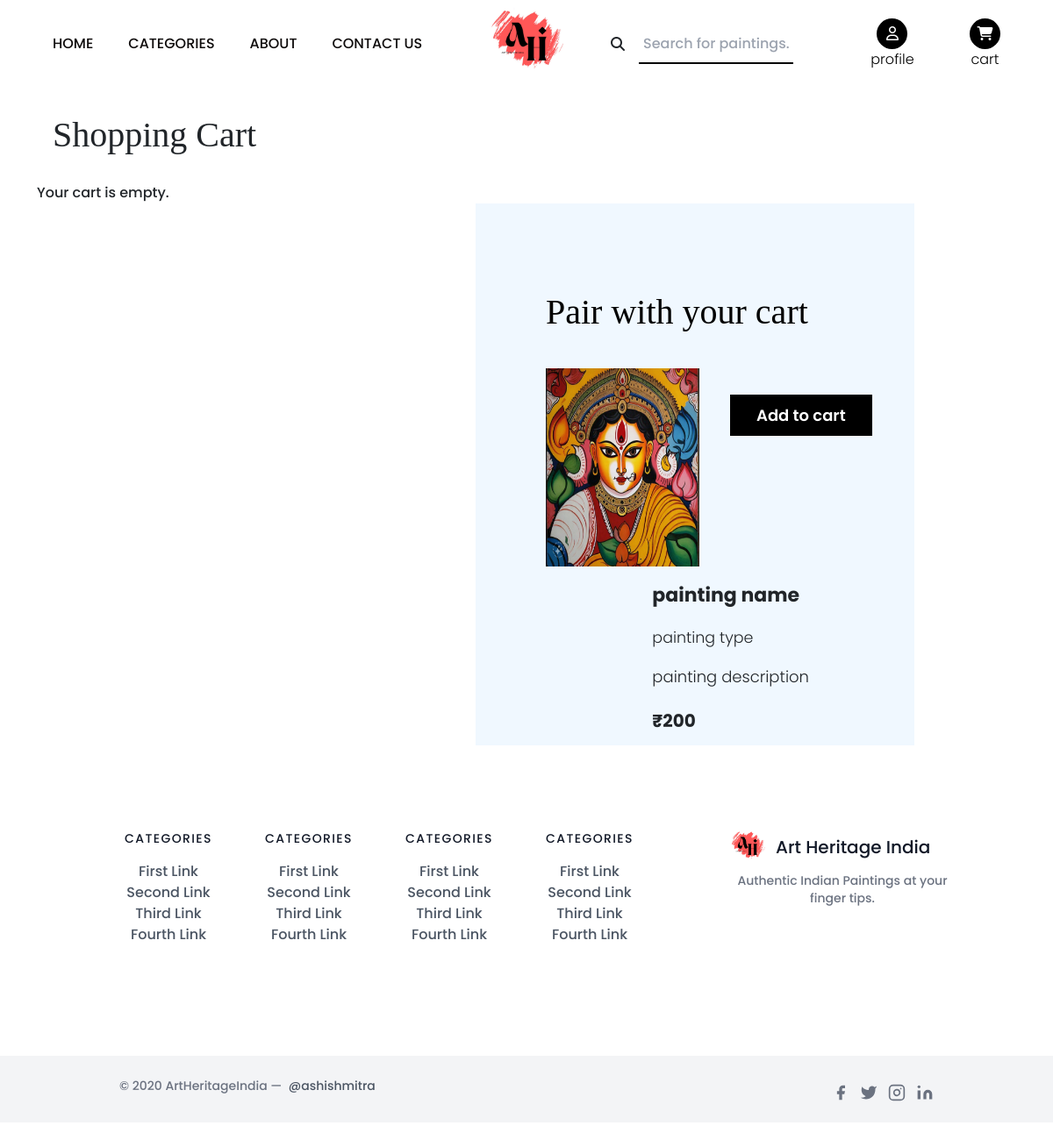
The app's page /cart/ (signed in), older data.
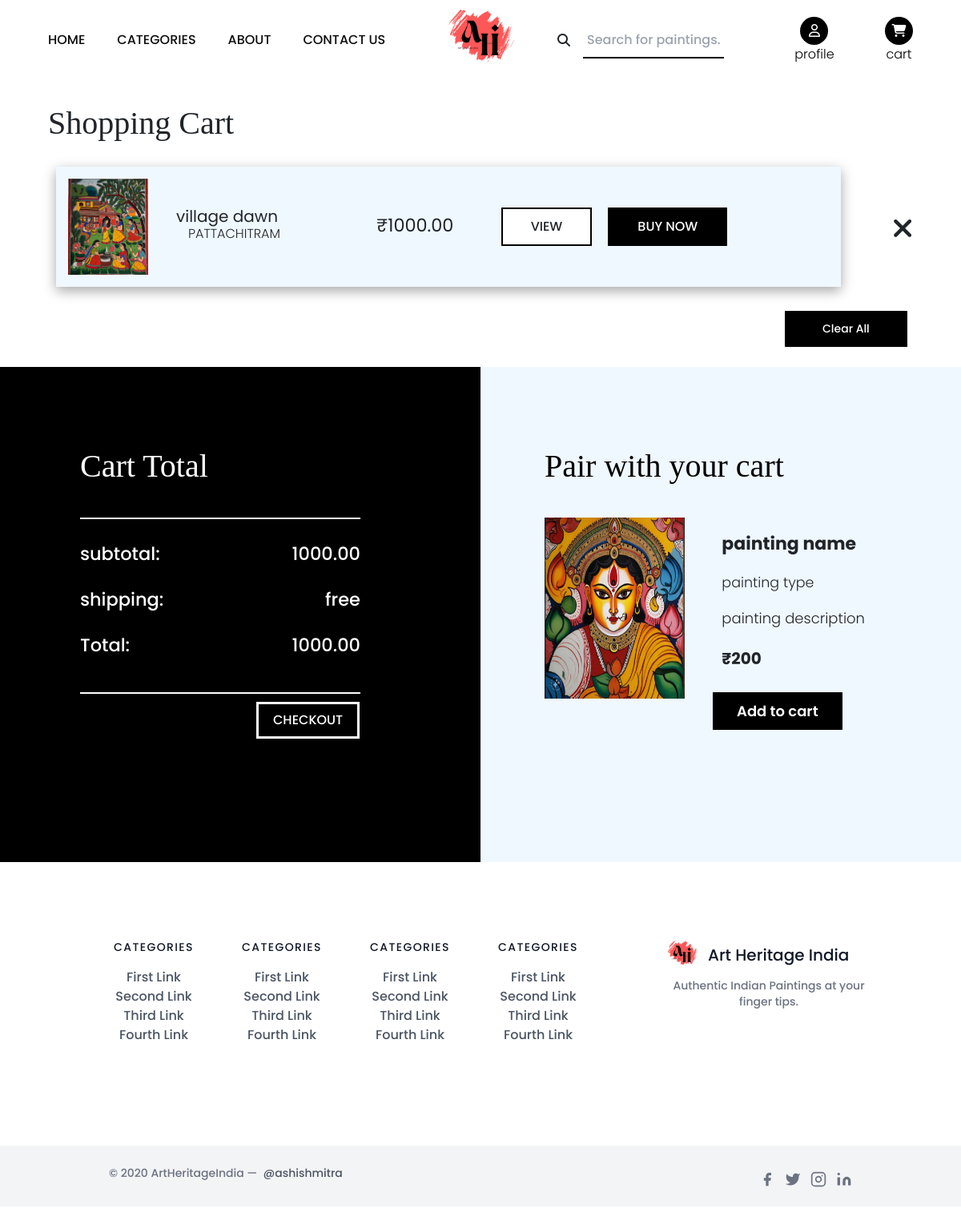
The same page, newer data.
### core/models.py (models this page shows, shortened)
class CartItem(models.Model):
    cart = models.ForeignKey(Cart, on_delete=models.CASCADE)
    painting = models.ForeignKey(Painting, on_delete=models.CASCADE)
    quantity = models.PositiveIntegerField(default=1)

class Painting(models.Model):
    title = models.CharField(max_length=100)
    description = models.TextField()
    category = models.ForeignKey(Category, on_delete=models.CASCADE, related_name='paintings', default=None)
    image = models.ImageField(upload_to="products_images/", default=None, null=True )
    rating = models.DecimalField(decimal_places=1, max_digits=3, default=0.0, null=True)
    price = models.DecimalField(decimal_places=2, max_digits=10, default=1000.00, null=True)
    is_new = models.BooleanField(default=False)
    is_selling = models.BooleanField(default=False)

### core/views.py (the view)
# urls.py: path('cart/', views.view_cart, name='view_cart'),
@login_required
def view_cart(request):
    cart, created = Cart.objects.get_or_create( user=request.user)
    cart_items = cart.cartitem_set.all()
    total_price = sum(item.painting.price * item.quantity for item in cart_items)
    return render(request, 'cart.html', {
        'cart': cart,
        'cart_items': cart_items,
        'total_price': total_price
    })

### templates/cart.html
{% extends "base.html" %}
{% block page_css %}
<link rel="stylesheet" href="/static/css/cart.css">
{% endblock %}
{% block content %}
<div class="cart-text">
  <h2>Shopping Cart</h2>
</div>
<div class="container">
  {% if cart_items %}
    {% for item in cart_items %}
  <div class="item-box1">
    <div class="img1"><img src="/media/{{item.painting.image}}" alt="" srcset=""></div>
    <div class="text">
        <div class="item-name">
            <h6>{{ item.painting.title }}</h6>
        </div>
        <div class="item-type">
            <h6>PATTACHITRAM</h6>
        </div>
    </div>
    <div class="price">
        <h6>₹{{ item.painting.price }}</h6>
    </div>
    <div class="item-btns">
        <button class="available">
          <a href="{% url 'product' pk=item.painting.id %}">VIEW</a>
        </button>
        <a style="color: white;" href="{% url 'direct_buy' item.painting.id %}">
          <button class="buy-now">BUY NOW</button>
        </a>
    </div>
    <a href="{% url 'remove_from_cart' item.id %}">
      <i class="fa-solid fa-xmark" id="cross"></i>
    </a>
</div>
    {% endfor %}
</div>
<a href="{% url 'clearall' %}">
  <button class="clear-all">Clear All</button></i>
</a>
  <div class="container2">
    <div class="checkout">
        <h2>Cart Total</h2>
        <div class="checkout-container">
            <div class="name">
                <h5>subtotal:</h5>
                <h5>shipping:</h5>
                <h5>Total:</h5>
            </div>
            <div class="cost">
                <h5>{{ total_price }}</h5>
                <h5>free</h5>
                <h5>{{ total_price }}</h5>
            </div>
        </div>
        <button class="checkout-button"><a href="{% url 'checkout' %}" style="color: white;">CHECKOUT</a></button>
    </div>
    {% else %}
     <p>Your cart is empty.</p>
    {% endif %}
    <div class="recommended">
      <h2>Pair with your cart</h2>
      <div class="img"><img src="/static/images/painting1.jpg" alt="" srcset=""></div>
      <div class="details">
        <h5>painting name</h5>
        <h6>painting type</h6>
        <p>painting description</p>
        <h4>₹200</h4>
      </div>
      <button class="add-to-cart">Add to cart</button>
    </div>
</div>
{% endblock %}

### templates/base.html (shortened to what this page needs)
<!DOCTYPE html>
<html lang="en">
<head>
    <link rel="stylesheet" href="/static/css/base.css">
    <link href='https://unpkg.com/boxicons@2.1.4/css/boxicons.min.css' rel='stylesheet'>
    <link rel="stylesheet" href="https://cdnjs.cloudflare.com/ajax/libs/font-awesome/6.6.0/css/all.min.css">
    <link href="https://cdn.jsdelivr.net/npm/bootstrap@5.0.2/dist/css/bootstrap.min.css" rel="stylesheet"
>
    <script src="https://cdn.tailwindcss.com"></script>
    <link rel="stylesheet" href="/static/css/base.css">
    {% block page_css %}{% endblock %}
</head>
<body>
    <header>
        <center>
            <div class="navbar">
                <div class="menu-list">
                    <a href="{% url 'home' %}">HOME</a>
                    <a href="#">CATEGORIES</a>
                    <a href="{% url 'about' %}">ABOUT</a>
                    <a href="#">CONTACT US</a>
                </div>
                <div class="icon">
                    <img src="/static/images/art logo.jpg" alt="logo">
                </div>
                <div class="right">
                    <div class="search">
                        <form method="GET" action="{% url 'search_paintings' %}">
                            <button type="submit"><i class="fa-solid fa-magnifying-glass"></i></button>
                            <input type="text" name="q" placeholder="Search for paintings...">
                        </form>
                    </div>
                    <div class="btns">
                        {% if user.is_authenticated %}
                        <a href="{% url 'profile' %}">
                            <div class="x">
                                <div class="profile-desk">
                                    <i class="fa-regular fa-user"></i>
                                </div>
                                <a href="{% url 'profile' %}">profile</a>
                            </div>
                        </a>
                        <a href="{% url 'view_cart' %}">
                            <div class="x">
                                <div class="profile-desk">
                                    <i class="fa-solid fa-cart-shopping"></i>
                                </div>
                                <a href="{% url 'view_cart' %}">cart</a>
                            </div>
                        </a>
                        {% else %}
                        <button class="login-btn log"><a href="{% url 'login' %}">LOGIN</a></button>
                        <button class="login-btn"><a href="{% url 'signup' %}">SIGN UP</a></button>
                        {% endif %}
                    </div>
                </div>
            </div>
        </center>
    </header>
    {% block content %}
    {% endblock %}
    <footer class="text-gray-600 body-font">
        <div class="container px-4 py-24 mx-auto flex md:items-center lg:items-start md:flex-row md:flex-nowrap flex-wrap flex-col">
          <div class="w-64 flex-shrink-0 md:mx-0 mx-auto text-center md:text-left md:mt-0 mt-10">
            <a class="flex title-font font-medium items-center md:justify-start justify-center text-gray-900">
                <img src="/static/images/art logo.jpg" class="w-10 h-10  p-0 rounded-full" alt="">
              <span class="ml-3 text-xl">Art Heritage India</span>
            </a>
            <p class="mt-2 text-sm text-gray-500">Authentic Indian Paintings at your finger tips.</p>
          </div>
          <div class="flex-grow flex flex-wrap md:pr-20 -mb-10 md:text-left text-center order-first">
            <div class="lg:w-1/4 md:w-1/2 w-full px-4">
              <h2 class="title-font font-medium text-gray-900 tracking-widest text-sm mb-3">CATEGORIES</h2>
              <nav class="list-none mb-10">
                <li>
                  <a class="text-gray-600 hover:text-gray-800">First Link</a>
                </li>
                <li>
                  <a class="text-gray-600 hover:text-gray-800">Second Link</a>
                </li>
                <li>
                  <a class="text-gray-600 hover:text-gray-800">Third Link</a>
                </li>
                <li>
                  <a class="text-gray-600 hover:text-gray-800">Fourth Link</a>
                </li>
              </nav>
            </div>
            <div class="lg:w-1/4 md:w-1/2 w-full px-4">
              <h2 class="title-font font-medium text-gray-900 tracking-widest text-sm mb-3">CATEGORIES</h2>
              <nav class="list-none mb-10">
                <li>
                  <a class="text-gray-600 hover:text-gray-800">First Link</a>
                </li>
                <li>
                  <a class="text-gray-600 hover:text-gray-800">Second Link</a>
                </li>
                <li>
                  <a class="text-gray-600 hover:text-gray-800">Third Link</a>
                </li>
                <li>
                  <a class="text-gray-600 hover:text-gray-800">Fourth Link</a>
                </li>
              </nav>
            </div>
            <div class="lg:w-1/4 md:w-1/2 w-full px-4">
              <h2 class="title-font font-medium text-gray-900 tracking-widest text-sm mb-3">CATEGORIES</h2>
              <nav class="list-none mb-10">
                <li>
                  <a class="text-gray-600 hover:text-gray-800">First Link</a>
                </li>
                <li>
                  <a class="text-gray-600 hover:text-gray-800">Second Link</a>
                </li>
                <li>
                  <a class="text-gray-600 hover:text-gray-800">Third Link</a>
                </li>
                <li>
                  <a class="text-gray-600 hover:text-gray-800">Fourth Link</a>
                </li>
              </nav>
            </div>
            <div class="lg:w-1/4 md:w-1/2 w-full px-4">
              <h2 class="title-font font-medium text-gray-900 tracking-widest text-sm mb-3">CATEGORIES</h2>
              <nav class="list-none mb-10">
                <li>
                  <a class="text-gray-600 hover:text-gray-800">First Link</a>
                </li>
                <li>
                  <a class="text-gray-600 hover:text-gray-800">Second Link</a>
                </li>
                <li>
                  <a class="text-gray-600 hover:text-gray-800">Third Link</a>
                </li>
                <li>
                  <a class="text-gray-600 hover:text-gray-800">Fourth Link</a>
                </li>
              </nav>
            </div>
          </div>
        </div>
        <div class="bg-gray-100">
          <div class="container mx-auto py-4 px-5 flex flex-wrap flex-col sm:flex-row">
            <p class="text-gray-500 text-sm text-center sm:text-left">© 2020 ArtHeritageIndia —
              <a href="https://twitter.com/knyttneve" rel="noopener noreferrer" class="text-gray-600 ml-1" target="_blank">@ashishmitra</a>
            </p>
            <span class="inline-flex sm:ml-auto sm:mt-0 mt-2 justify-center sm:justify-start">
              <a class="text-gray-500">
                <svg fill="currentColor" stroke-linecap="round" stroke-linejoin="round" stroke-width="2" class="w-5 h-5" viewBox="0 0 24 24">
                  <path d="M18 2h-3a5 5 0 00-5 5v3H7v4h3v8h4v-8h3l1-4h-4V7a1 1 0 011-1h3z"></path>
                </svg>
              </a>
              <a class="ml-3 text-gray-500">
                <svg fill="currentColor" stroke-linecap="round" stroke-linejoin="round" stroke-width="2" class="w-5 h-5" viewBox="0 0 24 24">
                  <path d="M23 3a10.9 10.9 0 01-3.14 1.53 4.48 4.48 0 00-7.86 3v1A10.66 10.66 0 013 4s-4 9 5 13a11.64 11.64 0 01-7 2c9 5 20 0 20-11.5a4.5 4.5 0 00-.08-.83A7.72 7.72 0 0023 3z"></path>
                </svg>
              </a>
              <a class="ml-3 text-gray-500">
                <svg fill="none" stroke="currentColor" stroke-linecap="round" stroke-linejoin="round" stroke-width="2" class="w-5 h-5" viewBox="0 0 24 24">
                  <rect width="20" height="20" x="2" y="2" rx="5" ry="5"></rect>
                  <path d="M16 11.37A4 4 0 1112.63 8 4 4 0 0116 11.37zm1.5-4.87h.01"></path>
                </svg>
              </a>
              <a class="ml-3 text-gray-500">
                <svg fill="currentColor" stroke="currentColor" stroke-linecap="round" stroke-linejoin="round" stroke-width="0" class="w-5 h-5" viewBox="0 0 24 24">
                  <path stroke="none" d="M16 8a6 6 0 016 6v7h-4v-7a2 2 0 00-2-2 2 2 0 00-2 2v7h-4v-7a6 6 0 016-6zM2 9h4v12H2z"></path>
                  <circle cx="4" cy="4" r="2" stroke="none"></circle>
                </svg>
              </a>
            </span>
          </div>
        </div>
      </footer>
</body>
</html>

### static/css/base.css (style rules this page uses)
* { margin:0%; padding:0%; box-sizing: border-box; font-family: "Montserrat", sans-serif; }
body { width: 100%; height: auto; overflow-x: hidden; overflow-y: scroll; }
header { width: 100%; height: 100px; }
center { width: 100%; height: 100px; }
.navbar { width: 90%; height: 100%; display: flex; align-items: center; justify-content: space-between; }
.menu-list { display: flex; height: 100%; width: 45%; align-items: center; }
.menu-list a { text-decoration: none; color: rgb(15, 12, 12); font-weight: 500; font-size: 1rem; margin-right: 40px; cursor: pointer; transition-duration: 0.5s; }
.icon { height: 100%; }
.icon img { height: 100%; }
.right { display: flex; width: 45%; height: 100%; align-items: center; justify-content: space-between; }
.search { display: flex; height: 100%; width: 220px; align-items: center; margin-left: 30px; }
.search form { display: flex; width: 100%; height: 50px; align-items: center; justify-content: space-between; position: relative; cursor: default; }
.search button { left: 2px; border: none; outline: none; width: 40px; height: 40px; background-color: rgba(35, 187, 172, 0); border-radius: 50%; cursor: pointer; display: flex; align-items: center; justify-content: center; transition-duration: 0.5s; }
.search input { background-color: rgba(230, 170, 170, 0); border: none; outline: none; border-bottom: 2px solid black; height: 90%; width: 80%; padding: 0px 5px; cursor: pointer; transition-duration: 0.5s; }
.btns { display: flex; height: 100%; width: 40%; align-items: center; justify-content: space-between; }
.profile-desk { width: 35px; height: 35px; display: flex; align-items: center; justify-content: center; color: white; background-color: black; border-radius: 50%; }
.x { display: flex; flex-direction: column; align-items: center; margin-left: 30px; }
.x a { text-decoration: none; color: black; font-weight: 300; }

Row changes from the older to the newer data that the page shows:
added CartItem: painting.image (picture), painting "village dawn", painting.price "1000.00"
Text that changed along with them:
{{ total_price }}: (not shown) → "1000.00"
text no longer shown: "Your cart is empty."
text now shown: "Clear All Cart Total subtotal: shipping: Total: free CHECKOUT"
